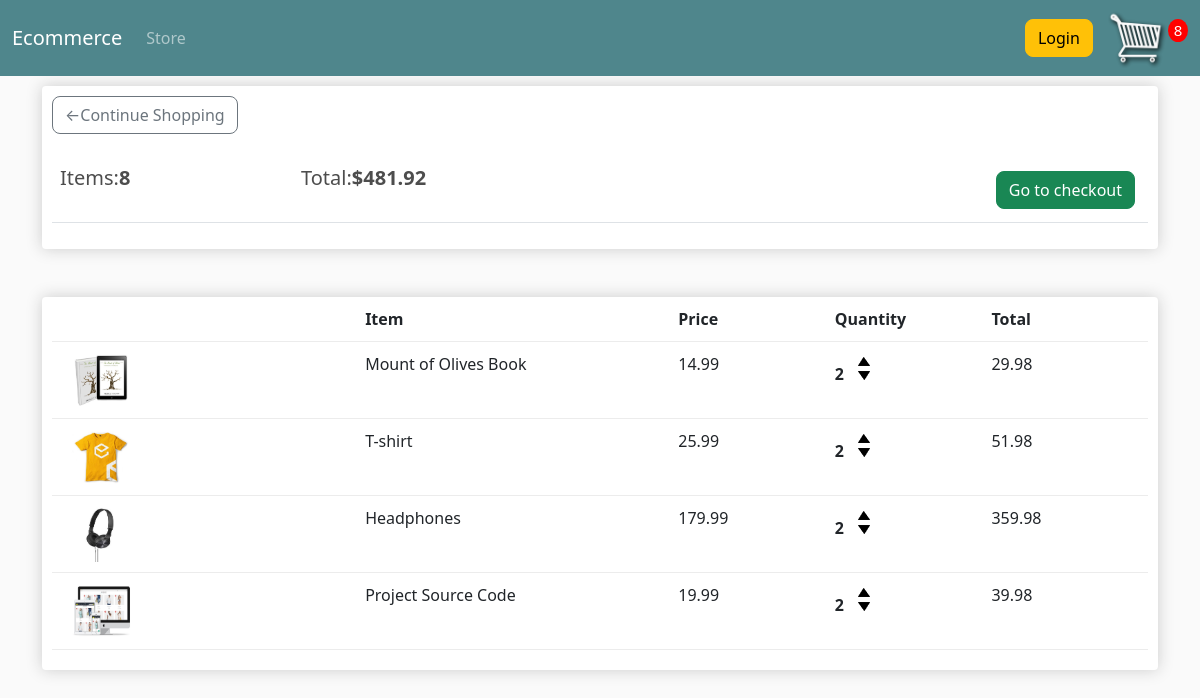
The app's page /cart/ (signed in), older data.
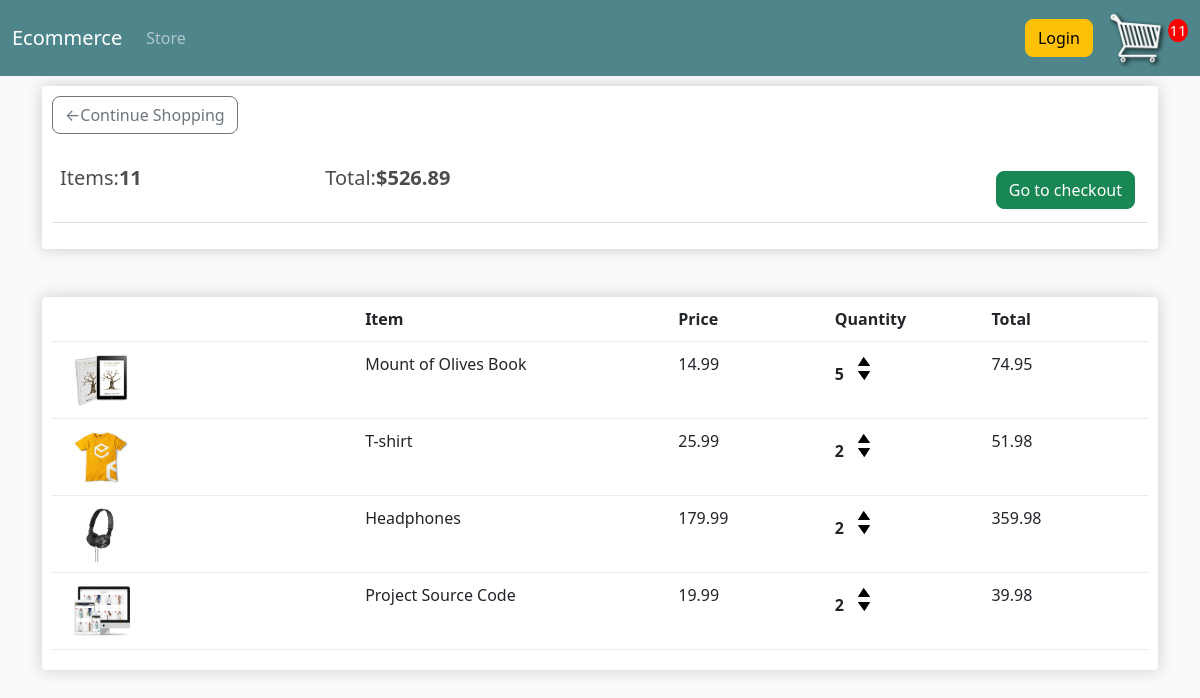
The same page, newer data.
### store/models.py (models this page shows, shortened)
class Order(models.Model):
    customer = models.ForeignKey(
        Customer, on_delete=models.SET_NULL, null=True, blank=True)
    data_ordered = models.DateTimeField(auto_now_add=True)
    complete = models.BooleanField(default=True)
    transaction_id = models.CharField(max_length=100, null=True)
    @property
    def get_cart_total(self):
        orderitems = self.orderitem_set.all()
        total = sum([item.get_total for item in orderitems])
        return total
    @property
    def get_cart_items(self):
        orderitems = self.orderitem_set.all()
        total = sum([item.quantity for item in orderitems])
        return total

class OrderItem(models.Model):
    product = models.ForeignKey(
        Product, on_delete=models.SET_NULL, null=True, blank=True)
    order = models.ForeignKey(
        Order, on_delete=models.SET_NULL, blank=True, null=True)
    quantity = models.IntegerField(default=0, null=True, blank=True, )
    date_added = models.DateTimeField(auto_now_add=True)
    @property
    def get_total(self):
        total = self.product.price * self.quantity
        return total

class Product(models.Model):
    name = models.CharField(max_length=200)
    price = models.FloatField()
    digital = models.BooleanField(default=False, null=True, blank=True)
    image = models.ImageField(null=True, blank=True)
    @property
    def imageURL(self):
        try:
            url = self.image.url
        except:
            url = ''
        return url

### store/views.py (the view)
# urls.py: path('cart/', views.cart, name="cart"),
def cart(request):
    if request.user.is_authenticated:
        customer = request.user.customer
        order, created = Order.objects.get_or_create(
            customer=customer, complete=False)
        items = order.orderitem_set.all()
        cartItems = order.get_cart_items
    else:
        items = []
        order = {'get_cart_total': 0, 'get_cart_items': 0, 'shipping': False}
        cartItems = order['get_cart_items']
    context = {'items': items, 'order': order, 'cartItems': cartItems}
    return render(request, 'store/cart.html', context)

### store/templates/store/cart.html (shortened to what this page needs)
<!DOCTYPE html>
{% extends 'store/main.html' %} {% load static %} {% block content %}
<div class="row">
  <div class="col-lg-12">
    <div class="box-element">
      <a class="btn btn-outline-secondary" href="{% url 'store' %}"
        >&#x2190;Continue Shopping</a
      >
      <br /><br />
      <table class="table">
        <tr>
          <th>
            <h5>Items:<strong>{{ order.get_cart_items }}</strong></h5>
          </th>
          <th>
            <h5>
              Total:<strong>${{ order.get_cart_total | floatformat:2}}</strong>
            </h5>
          </th>
          <th>
            <a
              style="float: right; margin: 5px"
              class="btn btn-success"
              href="{% url 'checkout' %}"
              >Go to checkout</a
            >
          </th>
        </tr>
      </table>
    </div>
    <br /><br />
    <div class="box-element">
      <div class="cart-row">
        <div style="flex: 2"></div>
        <div style="flex: 2"><strong>Item</strong></div>
        <div style="flex: 1"><strong>Price</strong></div>
        <div style="flex: 1"><strong>Quantity</strong></div>
        <div style="flex: 1"><strong>Total</strong></div>
      </div>
      {% for item in items %}
      <div class="cart-row">
        <div style="flex: 2">
          <img class="row-image" src="{{ item.product.imageURL}}" />
        </div>
        <div style="flex: 2">{{ item.product.name }}</div>
        <div style="flex: 1">{{ item.product.price | floatformat:2 }}</div>
        <div style="flex: 1">
          <p class="quantity">{{ item.quantity }}</p>
          <div class="quantity">
            <img
              data-product="{{item.product.id}}"
              data-action="add"
              class="chg-quantity update-cart"
              src="{% static 'images/arrow-up.png' %}"
            />
            <img
              data-product="{{item.product.id}}"
              data-action="remove"
              class="chg-quantity update-cart"
              src="{% static 'images/arrow-down.png' %}"
            />
          </div>
        </div>
        <div style="flex: 1">{{ item.get_total | floatformat:2}}</div>
      </div>
      {% endfor %}
    </div>
  </div>
  {% endblock content %}

Row changes from the older to the newer data that the page shows:
changed through a linked row, Order: get_cart_items "8" → "11"; get_cart_total "481.92" → "526.89"
changed OrderItem "Mount of Olives Book": quantity "2" → "5"; get_total "29.98" → "74.95"
Text that changed along with them:
{{ cartItems }}: "8" → "11"
